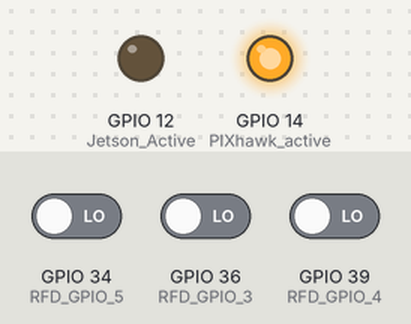
Simulated run of this program. Board: ESP32. On the bench: output pins drawn as LEDs (lit = HIGH). The inputs (shaded band) are chosen by the test bench; at power-on: GPIO 34 (RFD_GPIO_5) LOW, GPIO 36 (RFD_GPIO_3) LOW, GPIO 39 (RFD_GPIO_4) LOW.

Above: at 1.2 s.
1.3 s: GPIO 34 (RFD_GPIO_5) driven HIGH and GPIO 36 (RFD_GPIO_3) driven HIGH
At 2.4 s:
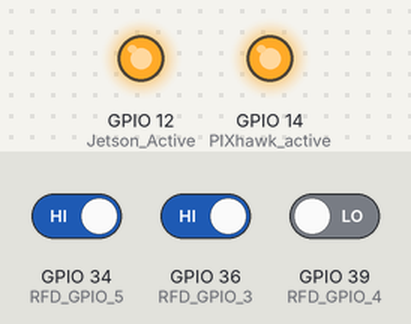
2.8 s: GPIO 34 (RFD_GPIO_5) driven LOW
At 3.5 s:
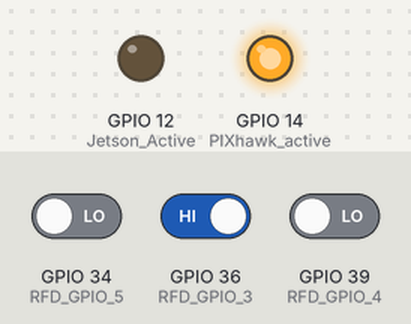
4.3 s: GPIO 39 (RFD_GPIO_4) driven HIGH
At 4.6 s:
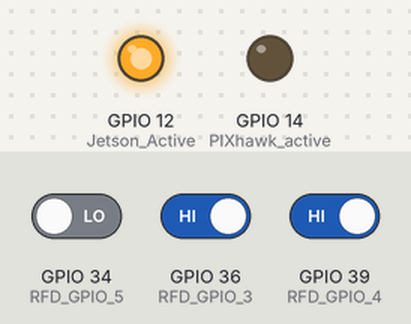
5.8 s: GPIO 39 (RFD_GPIO_4) driven LOW
At 7.0 s:
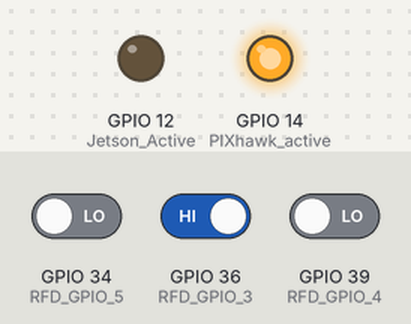
Timing chart, 0 to 8.3 s (numbered marks = the images above; inputs shaded):
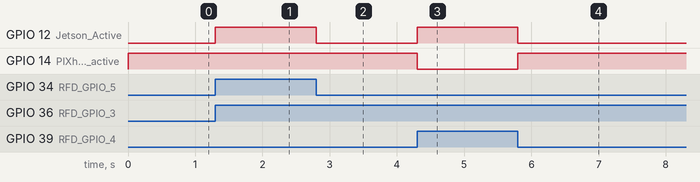

The program:

main.cpp
```cpp
#include <Arduino.h>
#include <SoftwareSerial.h>

void diag();
void pixhawk_USB();
void RFD900_Pixhawk();
void RFD900_Jetson();
void RFD900_OPENHD_Pixhawk();
void RFD900_OPENHD_Jetson();

SoftwareSerial softSerial(22, 23); // RX, TX
SoftwareSerial softSerial1(19, 21); // RX, TX

void setup() {
  Serial.begin(57600);  //JETSON - USB
  Serial2.begin(57600); //RFD900 - Tx=GPIO17 Rx=GPIO16
  softSerial.begin(57600); //PIXHAWK  - Tx=GPIO23 Rx=GPIO22
  softSerial1.begin(57600); //OPENHD  - Tx=GPIO21 Rx=GPIO19

  pinMode(14,OUTPUT); //PIXhawk active
  pinMode(12,OUTPUT); //Jetson Active
  pinMode(36, INPUT); // RFD GPIO 3
  pinMode(39, INPUT); // RFD GPIO 4
  pinMode(34, INPUT); // RFD GPIO 5
}

void loop() {
  //GET THE GPIO SETTINGS
  int GPIO_STATE = 0;

  if (digitalRead(36)){
    GPIO_STATE = GPIO_STATE + 4;
  }

  if (digitalRead(39)){
    GPIO_STATE = GPIO_STATE + 2;
  }

  if (digitalRead(34)){
    GPIO_STATE = GPIO_STATE + 1;
  }

  switch (GPIO_STATE){
    case 5: //ESP Mode
      diag();
      digitalWrite(14,HIGH);
      digitalWrite(12,HIGH);
      break;
    case 6: //Jetson Mode
      RFD900_Jetson();
      //RFD900_OPENHD_Jetson();
      digitalWrite(14,LOW);
      digitalWrite(12,HIGH);
      break;
    default: //Pixhawk mode
      RFD900_Pixhawk();
      //RFD900_OPENHD_Pixhawk();
      digitalWrite(14,HIGH);
      digitalWrite(12,LOW);
      break;
  }
}

void diag(){
  int incomingByte = 0;
  if (Serial2.available()) {
    Serial2.println("***DIAGNOSTOC MODE: Press 1 to reboot ESP32:***\n");
     incomingByte = Serial2.read();
     if (incomingByte==49){Serial2.println("REBOOTING in 3 seconds...\n");delay(3000);ESP.restart();}
  }
}

void pixhawk_USB(){
  if (Serial.available()) {
      softSerial.write(Serial.read());
    }

  if (softSerial.available()) {
    Serial.write(softSerial.read());
  }
 }

void RFD900_Pixhawk(){
  if (softSerial.available()) {
      Serial2.write(softSerial.read());
    }

  if (Serial2.available()) {
    softSerial.write(Serial2.read());
  }
}

void RFD900_Jetson(){
  if (Serial.available()) {
    Serial2.write(Serial.read());
  }

  if (Serial2.available()) {
    Serial.write(Serial2.read());
  }
}

void RFD900_OPENHD_Pixhawk(){
  if (softSerial.available()) {
      byte SERIAL_DATA = softSerial.read();
      Serial2.write(SERIAL_DATA);
      if (softSerial1.available()) {
        softSerial1.write(SERIAL_DATA);
      }
  }

  if (Serial2.available()) {
    softSerial.write(Serial2.read());
  }
}

void RFD900_OPENHD_Jetson(){
  if (Serial.available()) {
    byte SERIAL_DATA = Serial.read();
    Serial2.write(SERIAL_DATA);
    if (softSerial1.available()) {
        softSerial1.write(SERIAL_DATA);
      }
  }

  if (Serial2.available()) {
    Serial.write(Serial2.read());
  }
}
```

Measured:
- after the input at 1.3 s, GPIO 12 (Jetson_Active): LOW → HIGH at once
- after the input at 2.8 s, GPIO 12 (Jetson_Active): HIGH → LOW at once
- after the input at 4.3 s, GPIO 12 (Jetson_Active): LOW → HIGH at once; GPIO 14 (PIXhawk_active): HIGH → LOW at once
- after the input at 5.8 s, GPIO 12 (Jetson_Active): HIGH → LOW at once; GPIO 14 (PIXhawk_active): LOW → HIGH at once
